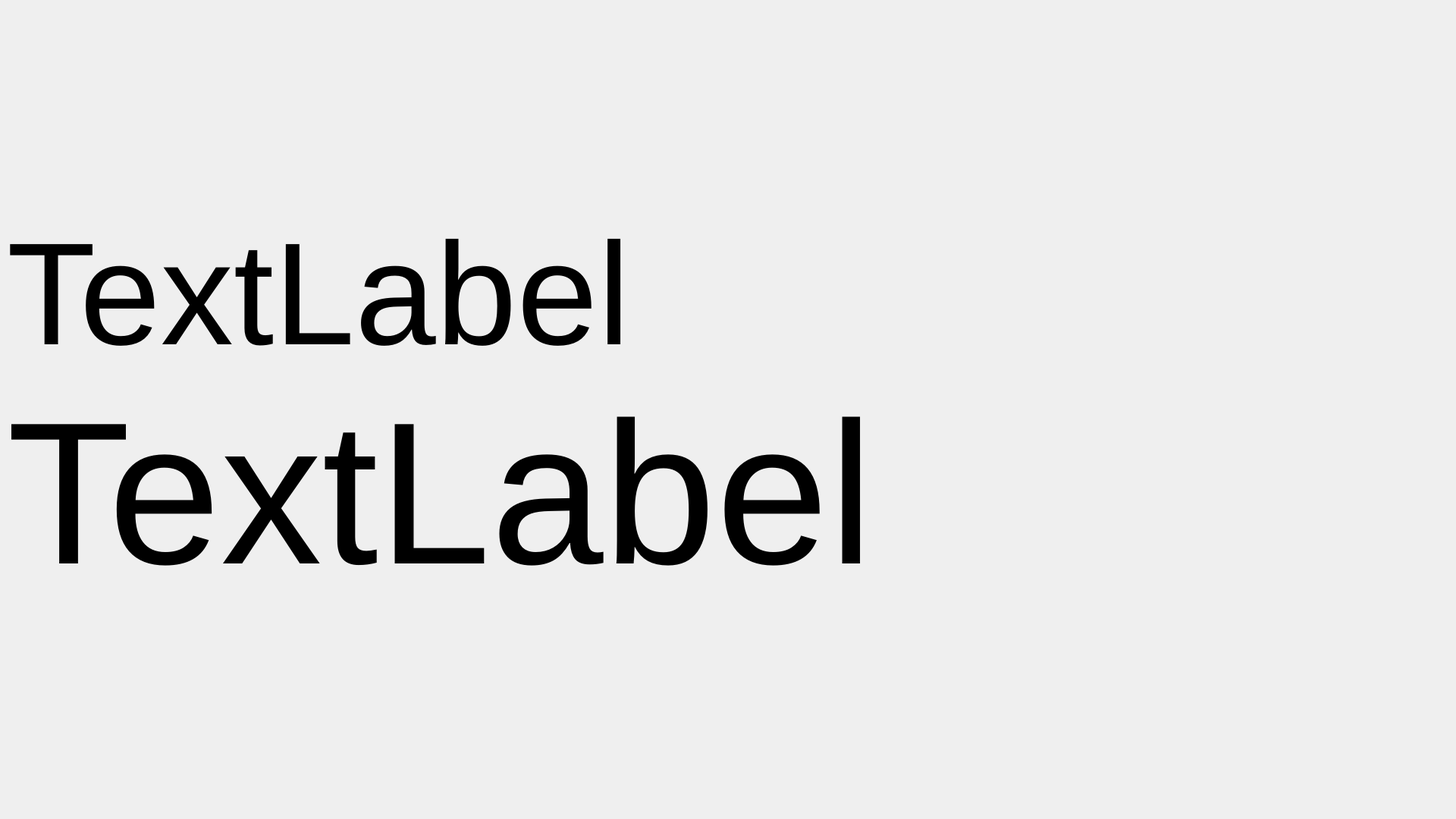
<?xml version="1.0" encoding="UTF-8"?>
<ui version="4.0">
 <class>MainWindow</class>
 <widget class="QMainWindow" name="MainWindow">
  <property name="geometry">
   <rect>
    <x>0</x>
    <y>0</y>
    <width>1920</width>
    <height>1080</height>
   </rect>
  </property>
  <property name="windowTitle">
   <string>MainWindow</string>
  </property>
  <widget class="QWidget" name="centralwidget">
   <layout class="QGridLayout" name="gridLayout">
    <item row="2" column="0">
     <layout class="QHBoxLayout" name="horizontalLayout_2">
      <item>
       <widget class="QLabel" name="clock">
        <property name="font">
         <font>
          <pointsize>288</pointsize>
          <underline>false</underline>
          <kerning>true</kerning>
         </font>
        </property>
        <property name="text">
         <string>TextLabel</string>
        </property>
        <property name="alignment">
         <set>Qt::AlignLeading|Qt::AlignLeft|Qt::AlignTop</set>
        </property>
       </widget>
      </item>
     </layout>
    </item>
    <item row="1" column="0">
     <layout class="QHBoxLayout" name="horizontalLayout">
      <item>
       <widget class="QLabel" name="text">
        <property name="font">
         <font>
          <pointsize>144</pointsize>
         </font>
        </property>
        <property name="text">
         <string>TextLabel</string>
        </property>
        <property name="alignment">
         <set>Qt::AlignBottom|Qt::AlignLeading|Qt::AlignLeft</set>
        </property>
       </widget>
      </item>
     </layout>
    </item>
    <item row="3" column="0">
     <spacer name="verticalSpacer">
      <property name="orientation">
       <enum>Qt::Vertical</enum>
      </property>
      <property name="sizeHint" stdset="0">
       <size>
        <width>20</width>
        <height>40</height>
       </size>
      </property>
     </spacer>
    </item>
    <item row="0" column="0">
     <spacer name="verticalSpacer_2">
      <property name="orientation">
       <enum>Qt::Vertical</enum>
      </property>
      <property name="sizeHint" stdset="0">
       <size>
        <width>20</width>
        <height>40</height>
       </size>
      </property>
     </spacer>
    </item>
   </layout>
  </widget>
 </widget>
 <resources/>
 <connections/>
</ui>
